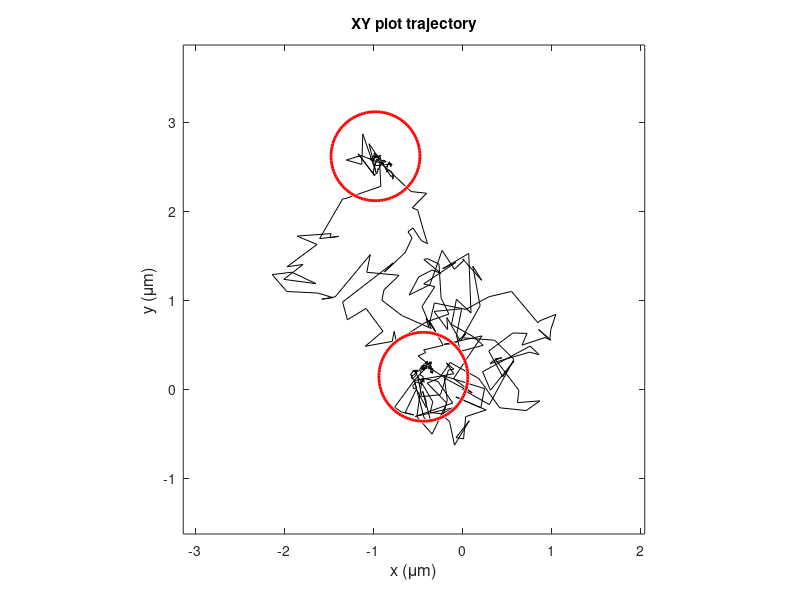
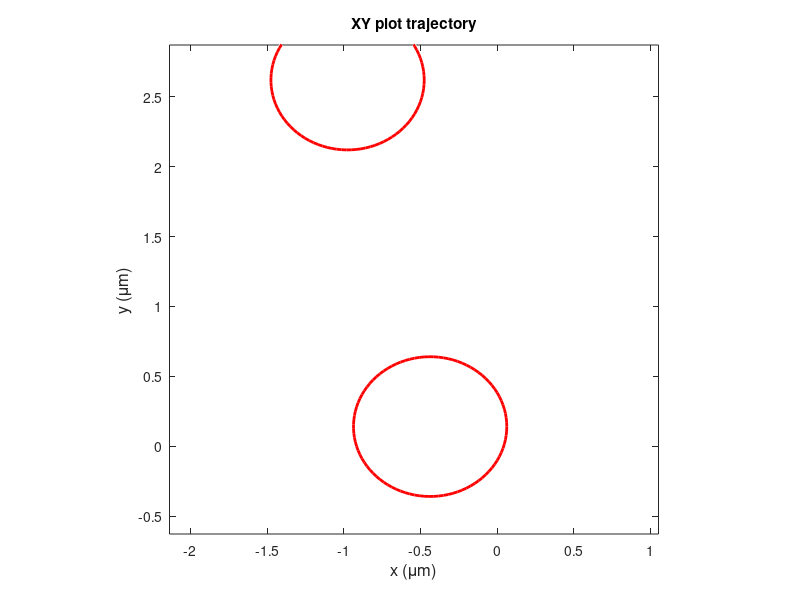

The MATLAB source for these figures, in order: (Note: this script raises an error after producing the figures.)
% 1. simulates a random walk according to the initialized parameters and adds confined areas with D_conf
% 2. calculates the confinement index according to Simson, et al. (1995), Biophysical Journal, 69(September), 989?993. 
% 
% 
% D-diffusion coefficient
% D_conf-diffusion coefficient in confined area
% dt-time step
% 
% Date:     22/06/16
% Author:   Christian Sieben

%% 1. Initialize parameters for random walk and add circles

clear all, close all, clc
%%%%%%%%%%%%%%%%%%%%%%%%%%%%%%%%%%%%%%%%%%%%%%%%%%%%%%%%%%%%%%%%%%%%%%%%%%%%%%%%%%%%%%%%%%%%%%%%%%%%%%%%%%%%
%%%%%%%%%%%%%%%%%%%%%%%%%%%%%%%%%%%%%%%%%%%%%%%%%%%%%%%%%%%%%%%%%%%%%%%%%%%%%%%%%%%%%%%%%%%%%%%%%%%%%%%%%%%%

D           = 0.041;                        % diffusion constant, um2/s 
D_conf      = D/100;                        % diffusion constant in confined areas, ?m2/s
dwell_time  = 100;                          % time the particle stays in confined area

start       = [0 0];                        % starting coordinates
num_steps   = 400;                          % number of steps
                    
dt          = 0.5;                          % time step, seconds
dx          = 1;                            % pixel size, um

segment     = 30;                           % Sm, segment length in frames

%% 2. Generate and plot random walk trajectory
close all
% Calculate random diffusion -->tracks.m

k       = sqrt(2 * D * dt);             % Stokes/Einstein Law, sigma of the Normal Dist
k_conf  = sqrt(2 * D_conf * dt);        % Stokes/Einstein Law, sigma of the Normal Dist
pos     = zeros(num_steps,2);
time    = (0 : num_steps-1)' * dt;

well1   = 50; well2 = 300;             % time after which particle falls in well

for n=2:num_steps;
    
    if n>=well1 & n<=well1+dwell_time | n>=well2 & n<=well2+dwell_time
     
    dX = k_conf * randn(1, 2);          % calculate step from normal distribution   
    pos(n,1) = pos(n-1,1)+ dX(1);  
    pos(n,2) = pos(n-1,2)+ dX(2); 
    
    clear dX
    
    else
    
    dX = k * randn(1, 2);    
    pos(n,1) = pos(n-1,1)+ dX(1);  
    pos(n,2) = pos(n-1,2)+ dX(2); 
    
    clear dX
    
    end
    
end

pos(:,3) = time;

% Plot the simulated trajectory

figure('Position',[100 100 500 500], 'name','Simulated Trajectory')
line(pos(:,1)*dx,pos(:,2)*dx,'Color',[0 0 0]);hold on;
% % line(pos(well1:well1+dwell_time,1)*dx,pos(well1:well1+dwell_time,2)*dx,'Color',[1 0 0]);hold on;
% % line(pos(well2:well2+dwell_time,1)*dx,pos(well2:well2+dwell_time,2)*dx,'Color',[1 0 0]);hold on;
axis([min(pos(:,1))-1 max(pos(:,1))+1 min(pos(:,2))-1 max(pos(:,2))+1])
circle1 = viscircles([pos(well1+dwell_time/2,1) pos(well1+dwell_time/2,2)], 0.5);
circle2 = viscircles([pos(well2+dwell_time/2,1) pos(well2+dwell_time/2,2)], 0.5);

title('XY plot trajectory');
xlabel('x (\mum)','FontSize',12);
ylabel('y (\mum)','FontSize',12);
box on; axis square; axis equal

%% Optional: Generate an animated plot

x = pos(:,1);
y = pos(:,2);
fid = figure;
hold on
axis([min(x) max(x) min(y) max(y)]); 
title('XY plot trajectory');
xlabel('x (\mum)','FontSize',12);
ylabel('y (\mum)','FontSize',12);
box on
axis square

circle1 = viscircles([pos(well1+dwell_time/2,1) pos(well1+dwell_time/2,2)], 0.5);
circle2 = viscircles([pos(well2+dwell_time/2,1) pos(well2+dwell_time/2,2)], 0.5);

% Set up the movie.
writerObj = VideoWriter('out2.avi'); % Name it.
writerObj.FrameRate = 60; % How many frames per second.
open(writerObj); 
 
for i=1:size(y)-1      
    % We just use pause but pretend you have some really complicated thing here...
    pause(0.01);
    figure(fid); % Makes sure you use your desired frame.
    plot(x(i:i+1),y(i:i+1),'Color','k','LineWidth', 1.5);
 
    %if mod(i,4)==0, % Uncomment to take 1 out of every 4 frames.
        frame = getframe(gcf); % 'gcf' can handle if you zoom in to take a movie.
        writeVideo(writerObj, frame);
    %end
 
end
hold off
close(writerObj); % Saves the movie.



%% 3. Calculate confinement

% generate variable frame

frame = pos(:,3);             % time step in seconds
frame = frame/dt;             % time step in frames
frame = frame-min(frame)+1;     % starting from 0
% frame(1,1)=1;               % starting from 1

% i = frame --> row
% j = gap; --> column

prob=[];    %zeros(max(frame), 5);
prob2=[];   %zeros(5, 2);
d=[];
vx=[];
vy=[];

c=1;

for i=1:max(frame)-segment;                  % for all frames
    vx=find(frame == i);                     % find frame i
    
    if isempty(vx)==1;                       % if frame does not exist, skip   
    else
        
     
    for j=4:segment;                                    % segment length
          
        vy=find(frame <= (i+j) & frame >= i );          % select segment
        subset(:,1)=pos(vy);                            % define segment as subset
        subset(:,2)=pos(vy,2);
        
        if length(vy)==1;   % if subset is only 1 frame --> distance is 0
                     R=0;
        else    
        
            for  k=2:length(subset);
                 d(k,1)=sqrt(((subset(k,1)-subset(1,1))^2)+((subset(k,2)-subset(1,2))^2));    % calculate the distance to each point in subset from point i  
            end
        R=max(d);                                                      % maximum distance within subset
        prob(i:(i+j),c)=0.2048-2.5117*((D*j)./(R^2));                  % probability within subset
%         prob(c,i:(i+j))=((D*j)./(R^2));

%       prob(c,i:(i+j))=horzcat(prob(c,i:(i+j)),((D*j)./(R^2)));
        c=c+1;  
        clear subset
        end
    
%     c=c+1;    
        
    end
    clear vx vy R d;
    
    end
   
end
clear subset

for l=1:max(frame)
    
prob2(l,1)=l;                           % frame
prob2(l,2)=mean(nonzeros(prob(l,:)));   % this is psi

end


L=[];

for i=1:length(prob2)
    
    if 10.^(prob2(i,2))>0.1
       L(i,1)=0;
       
    else
        
        L(i,1)=((prob2(i,2))*(-1)-1);
        
    end
L(i,2)=i;
    
end

% Plot the confinement index vs time

figure('Position',[400 100 600 300],'name','Result Confinement Calculation')
subplot(2,1,1)
plot(L(:,2)*dt, L(:,1),'Color',[0 0 0]); hold on;
xlabel('time [s]','FontSize',14);
ylabel('probability level','FontSize',14);
axis([0 num_steps*dt 0 max(L(:,1))*1.2])
box on;

subplot(2,1,2)
plot(pos(:,3), pos(:,1)-min(pos(:,1)),'Color',[1 0 0]); hold on;
plot(pos(:,3), pos(:,2)-min(pos(:,2)),'Color',[0 1 0]); hold on;
xlabel('time [s]','FontSize',14);
ylabel('XY displacement','FontSize',14);
axis([0 num_steps*dt 0 max([pos(:,1)-min(pos(:,1));pos(:,2)-min(pos(:,2))])*1.2])
box on;

figure('Position',[100 100 300 300], 'name','Simulated Trajectory')
line(pos(:,1)*dx,pos(:,2)*dx,'Color',[0 0 0]);hold on;
axis([min(pos(:,1))-1 max(pos(:,1))+1 min(pos(:,2))-1 max(pos(:,2))+1])
title('XY scatter trajectory');
xlabel('x (\mum)','FontSize',12);
ylabel('y (\mum)','FontSize',12);
box on;



%% 4. Figures to save

close all

figure('Position',[600 800 600 300], 'name','XY scatter and confinement index L')
h=gcf;
set(h,'PaperOrientation','landscape');

subplot(1,2,1)
line(pos(:,1)*dx,pos(:,2)*dx,'Color',[0 0 0]);hold on;
scatter(pos(:,1)*dx,pos(:,2)*dx,10,pos(:,3),'filled');hold on;
plot(pos(1,1)*dx,pos(1,2)*dx,'*b','MarkerSize',12);hold on;
text(pos(1,1)*dx,pos(1,2)*dx, 'Start');
plot(pos(length(pos),1)*dx,pos(length(pos),2)*dx,'+b','MarkerSize',12);hold on;
text(pos(length(pos),1)*dx,pos(length(pos),2)*dx,'End');hold on;
circle1 = viscircles([pos(well1+dwell_time/2,1) pos(well1+dwell_time/2,2)], 0.5);
circle2 = viscircles([pos(well2+dwell_time/2,1) pos(well2+dwell_time/2,2)], 0.5);
title('XY scatter trajectory');
xlabel('x (\mum)','FontSize',12);
ylabel('y (\mum)','FontSize',12);
box on; axis equal;

subplot(1,2,2)
plot(L(:,2)*dt, L(:,1)); hold on;
scatter(L(:,2)*dt, L(:,1),15,pos(:,3),'filled')     
xlabel('time (s)','FontSize',12);
ylabel('confinement index L','FontSize',12);
title('Confinement index L');





figure('Position',[100 800 500 600], 'name','Compare time with displacement and confinement')
h=gcf;
set(h,'PaperOrientation','portrait');

subplot(4,1,1)
line(frame*dt,pos(:,1));hold on;
scatter(frame*dt,pos(:,1),5,pos(:,3)*dt);hold on;
xlabel('time (s)','FontSize',12);
ylabel('x (\mu m)','FontSize',12);
box on;



subplot(4,1,2)
line(frame*dt,pos(:,2));hold on;
scatter(frame*dt,pos(:,2),5,pos(:,3));hold on;
xlabel('time (s)','FontSize',12);
ylabel('y (\mu m)','FontSize',12);
box on;

subplot(4,1,3)
plot(L(:,2)*dt, L(:,1)); hold on;
scatter(L(:,2)*dt, L(:,1),15,pos(:,3),'filled')     
xlabel('time (s)','FontSize',12);
ylabel('confinement index L','FontSize',12);
box on;

dcum = zeros(num_steps,1);
dcum(1,1)=0;

for k=2:num_steps;
    
    dist(k,1)=sqrt(((pos(k,1)-pos(1,1))^2)+((pos(k,2)-pos(1,2))^2));

    dcum(k)=dist(k)+dcum(k-1);
end


subplot(4,1,4)
plot(frame*dt,dist); hold on;
scatter(frame*dt,dist,2,pos(:,3)*dt);
xlabel('time (s)','FontSize',12);
ylabel('distance from origin (\mu m)','FontSize',12);
box on;

%% 5. Identify wells, measure dwell time and size

threshold = 3; % if confinement index raises above its counted as confined

dwell = [];
dwell_find = find(L(:,1) > threshold); % Find the wells

dwell(:,1) = dwell_find;
dwell(:,2) = pos(dwell_find,1);
dwell(:,3) = pos(dwell_find,2);
dwell(:,1) = dwell(:,1)-min(dwell(:,1))+1;

wells=[]; well_scatter = {};
dwell_time=[];
p = 1;

for o=1:length(dwell)-1;
    
    if dwell(o+1,1)==dwell(o,1)+1;
    
    wells(o,p) = dwell(o,1);
    
    well_scatter{p,1}(o,1) = dwell(o,2);
    well_scatter{p,1}(o,2) = dwell(o,3);

    else
        
    p = p+1;
    wells(o,p)=dwell(o,1);

    end
    
end

[m,n]=size(wells);

for q=1:n;
    
dwell_time(q,1)=length(nonzeros(wells(:,q)))

end

% figure('Position',[500 800 400 400], 'name','Dwell time histogram')
% h=gcf;
% set(h,'PaperOrientation','portrait');
% hist(dwell_time) 

figure('Position',[500 800 400 400], 'name','Dwell time histogram')

for i = 1:length(well_scatter);
    
    x = nonzeros(well_scatter{i,1}(:,1)); x = x - sum(x)/length(x);
    y = nonzeros(well_scatter{i,1}(:,2)); y = y - sum(y)/length(y);
    
    k = convhull(x,y);

    plot(x(k),y(k),'r-');hold on;
    
    
    
end
